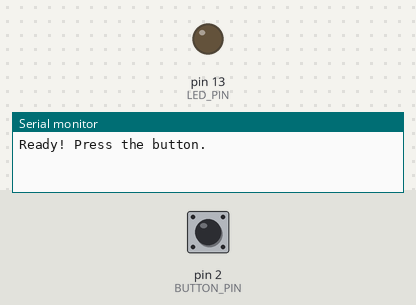
The sketch below on a simulated Arduino Uno, built with avr-gcc and run on an emulated ATmega328P. Parts: output pins drawn as LEDs (lit = HIGH), the last lines printed to the serial monitor. The test bench sets the inputs (shaded band); at power-on: pin 2 (BUTTON_PIN) HIGH.

Above: at 1.2 s.
1.3 s: pin 2 (BUTTON_PIN) pulled LOW for 0.15 s
At 1.37 s:
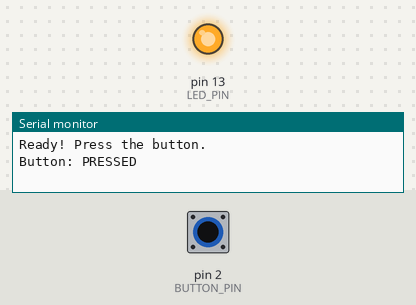
2.9 s: pin 2 (BUTTON_PIN) pulled LOW for 3.2 s
At 7.3 s:
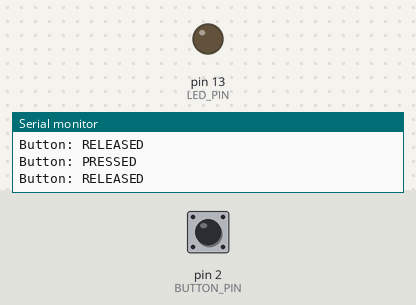
Timing chart, 0 to 8.8 s (numbered marks = the images above; inputs shaded):
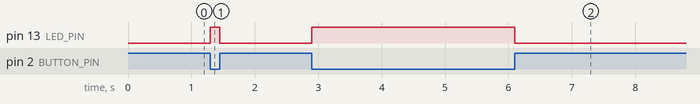

Measured:
- after the input at 1.3 s, pin 13 (LED_PIN): LOW → HIGH at once, → LOW 0.15 s later
- after the input at 2.9 s, pin 13 (LED_PIN): LOW → HIGH at once, → LOW 3.2 s later

The sketch:

03_serial_monitor.ino
```cpp
/*
  03 - Serial Monitor
  Prints a message to your computer whenever the button is pressed
  or released. This is how programmers "see inside" a running program.

  Wiring: same as sketch 02 (see ../02_button_pullup/schematic_2_button_pullup.png).

  To see the messages:
    - Arduino IDE: Tools > Serial Monitor (set the speed to 9600 baud)
    - Tinkercad: click "Serial Monitor" under the code window
*/

const int BUTTON_PIN = 2;
const int LED_PIN = 13;

int lastState = HIGH;   // remember what the button was doing last time

void setup() {
  pinMode(BUTTON_PIN, INPUT_PULLUP);
  pinMode(LED_PIN, OUTPUT);
  Serial.begin(9600);   // start talking to the computer at 9600 baud
  Serial.println("Ready! Press the button.");
}

void loop() {
  int state = digitalRead(BUTTON_PIN);

  // Only print when something CHANGES, so we don't flood the screen
  if (state != lastState) {
    if (state == LOW) {
      Serial.println("Button: PRESSED");
    } else {
      Serial.println("Button: RELEASED");
    }
    lastState = state;
  }

  digitalWrite(LED_PIN, state == LOW ? HIGH : LOW);
}
```
